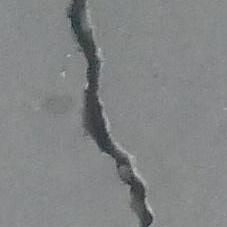
%> input picture Image Processing for Engineering and Science/Data/Concrete Crack Images/00001.jpg, 227 x 227 px
$ octave --eval "result = processPuzzle(imread('../../Data/Concrete Crack Images/00001.jpg'));"   (GNU Octave 9; MATLAB toolbox functions it lacks are replaced by stand-ins)
%> lines starting %> are read from the running program, lines starting %| are printed output that depends on the picture; in (x1, y1, x2, y2) boxes, pixels count from 0 and x2, y2 are one past the last pixel; in counts of white or black regions, pixels touching at a corner belong together; the program's own positions count from 1
function [BW,props] = processPuzzle(X)
%processPuzzle segments and analyzes the puzzle piece regions in the "MathWorks Puzzle" collection.
%  [BW,props] = processPuzzle(X) preprocesses and binarizes the image X using the adaptive method.
%  Morphological operations and region filtering are then applied to improve the initial mask. The
%  final segmentation mask is returned in the variable BW, and a list of region areas is returned
%  in the variable props.
%------------------------------------------------------

% Apply Gaussian filter
X = imgaussfilt(X,0.8);

% Convert image to grayscale
X = im2gray(X);
%> X: size 227x227 uint8

% Adjust data to span data range
X = imadjust(X);
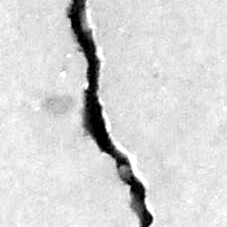
%> X: size 227x227 uint8; min 0, max 255, mean 213.8

% Threshold image - adaptive threshold
BW = imbinarize(X, 'adaptive', 'Sensitivity', 0.57, 'ForegroundPolarity', 'bright');
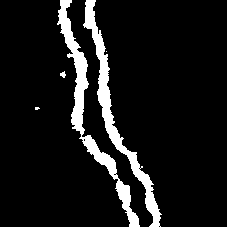
%> BW: size 227x227 logical; 9.1% white; 5 white regions (2 under 20 px), largest, box (x1, y1, x2, y2) and area: (57, 0, 140, 227) 2391, (83, 0, 162, 227) 2241, (60, 71, 66, 78) 26

% Open mask with disk
radius = 3;
decomposition = 0;
se = strel('disk', radius, decomposition);
BW = imopen(BW, se);
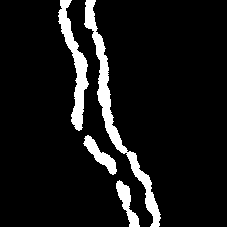
%> BW: size 227x227 logical; 8.5% white; 4 white regions, box (x1, y1, x2, y2) and area: (84, 0, 161, 227) 2154, (58, 0, 89, 131) 1324, (83, 135, 117, 175) 466, (116, 180, 140, 227) 445

% Close mask with disk
radius = 5;
decomposition = 0;
se = strel('disk', radius, decomposition);
BW = imclose(BW, se);
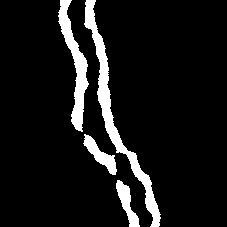
%> BW: size 227x227 logical; 8.8% white; 4 white regions, box (x1, y1, x2, y2) and area: (84, 0, 161, 227) 2219, (58, 0, 89, 132) 1365, (83, 134, 117, 175) 491, (116, 180, 140, 227) 461

% Fill holes
BW = imfill(BW, 'holes');

% Remove portions of the image that touch an outside edge
BW = imclearborder(BW);
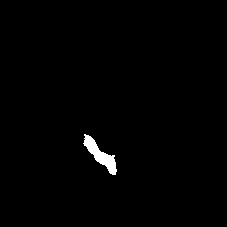
%> BW: size 227x227 logical; 0.95% white; 1 white region, box (x1, y1, x2, y2) and area: (83, 134, 117, 175) 491

% Filter image based on image properties
BW = bwpropfilt(BW, 'Area', [5000, inf]);
%> BW: size 227x227 logical; every value is 0

% Get properties
props = regionprops(BW, {'Area'});
%> props = 0 regions

% Uncomment the following line to return the properties in a table.
% props = struct2table(props);

end

$ run again, on Image Processing for Engineering and Science/Data/Concrete Crack Images/00002.jpg
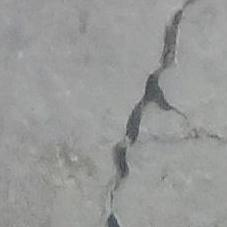
%> input picture Image Processing for Engineering and Science/Data/Concrete Crack Images/00002.jpg, 227 x 227 px
%> in processPuzzle, `X = imadjust(X);`:
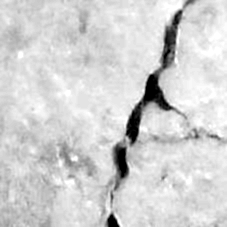
%> X: size 227x227 uint8; min 0, max 255, mean 209.4
%> in processPuzzle, `BW = imclearborder(BW);`:
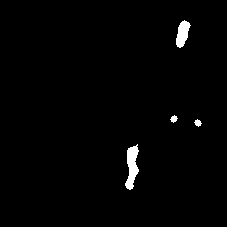
%> BW: size 227x227 logical; 1.4% white; 4 white regions, box (x1, y1, x2, y2) and area: (125, 144, 139, 190) 383, (176, 20, 191, 48) 258, (170, 115, 178, 123) 38, (194, 119, 202, 127) 38
%> props = 0 regions

$ run again, on Image Processing for Engineering and Science/Data/Concrete Crack Images/00006.jpg
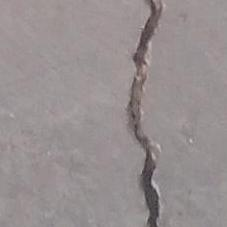
%> input picture Image Processing for Engineering and Science/Data/Concrete Crack Images/00006.jpg, 227 x 227 px
%> in processPuzzle, `X = imadjust(X);`:
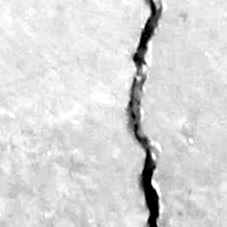
%> X: size 227x227 uint8; min 0, max 255, mean 216.3
%> in processPuzzle, `BW = imclearborder(BW);`:
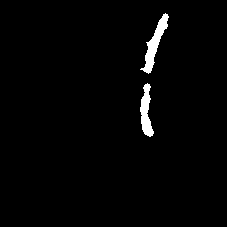
%> BW: size 227x227 logical; 1.9% white; 2 white regions, box (x1, y1, x2, y2) and area: (140, 13, 169, 74) 540, (140, 83, 154, 137) 420
%> props = 0 regions

$ run again, on Image Processing for Engineering and Science/Data/Concrete Crack Images/00007.jpg
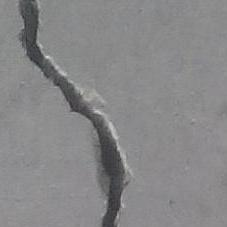
%> input picture Image Processing for Engineering and Science/Data/Concrete Crack Images/00007.jpg, 227 x 227 px
%> in processPuzzle, `X = imadjust(X);`:
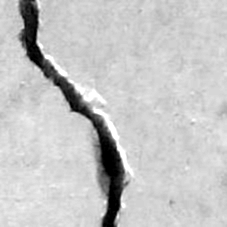
%> X: size 227x227 uint8; min 0, max 255, mean 197.7
%> in processPuzzle, `BW = imclose(BW, se);`:
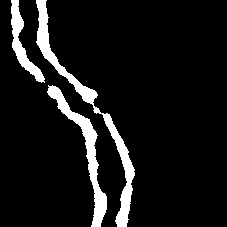
%> BW: size 227x227 logical; 8.9% white; 3 white regions, box (x1, y1, x2, y2) and area: (36, 0, 135, 227) 2219, (47, 85, 107, 227) 1538, (11, 0, 45, 83) 811
%> props = 0 regions
